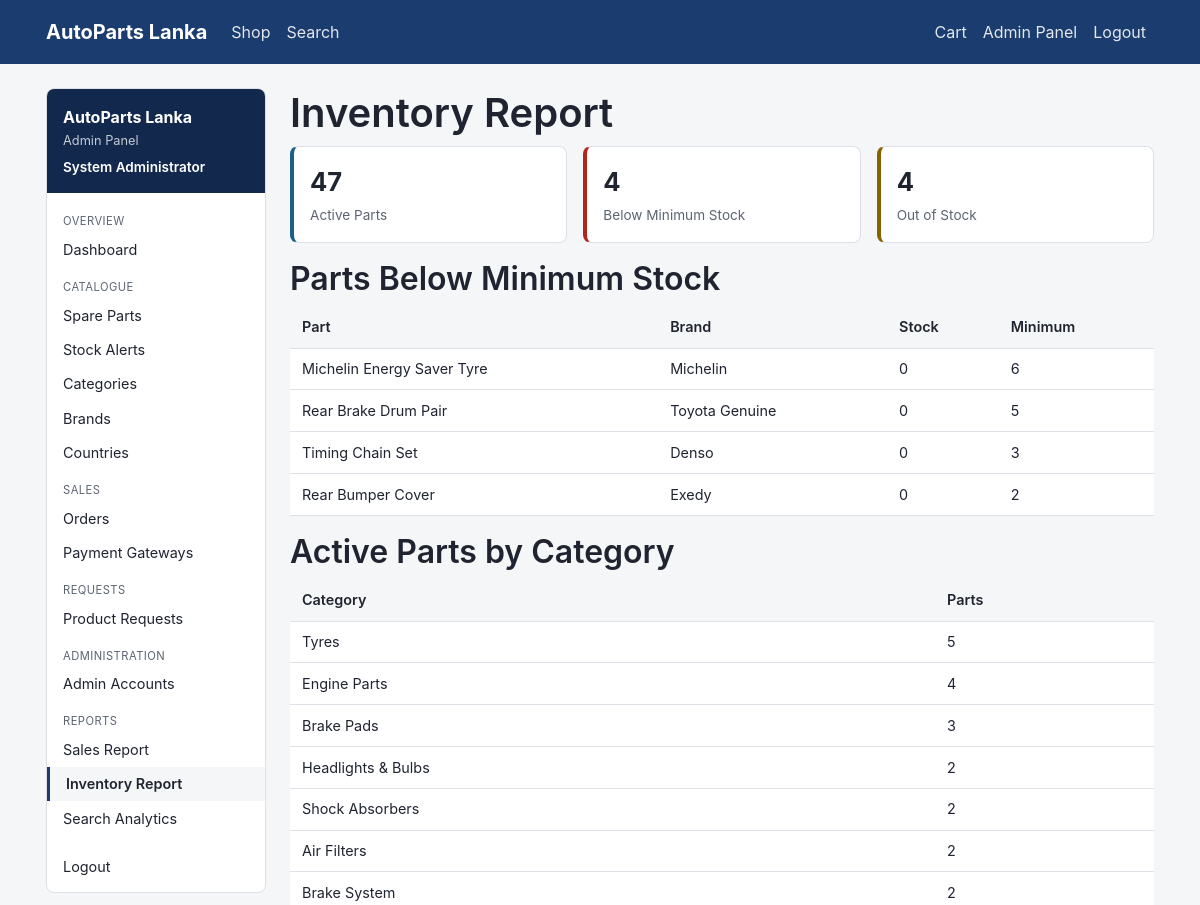
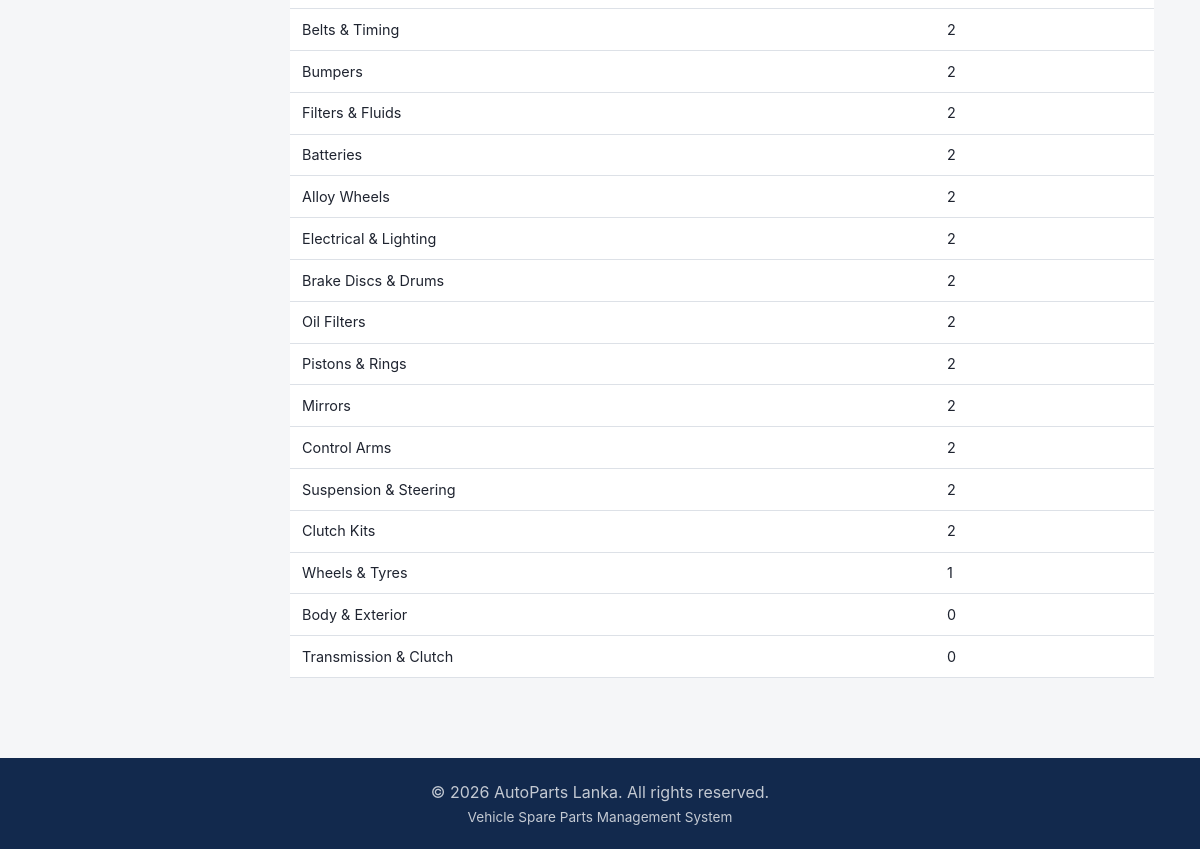
The app's page /admin/reports/inventory_report.php (signed in) with its own data (2 pictures, top to bottom).
### tables this page shows
CREATE TABLE spare_part (
    partID         INT AUTO_INCREMENT PRIMARY KEY,
    categoryID     INT NOT NULL,
    brandID        INT NOT NULL,
    countryID      INT NOT NULL,
    adminID        INT NOT NULL,
    partName       VARCHAR(150) NOT NULL,
    partNumber     VARCHAR(50)  NOT NULL,
    description    TEXT NULL,
    price          DECIMAL(12,2) NOT NULL,
    size           VARCHAR(50)  NULL,
    stockQty       INT NOT NULL DEFAULT 0,
    minStockLevel  INT NOT NULL DEFAULT 0,
    imageURL       VARCHAR(255) NULL,
    isActive       TINYINT(1) NOT NULL DEFAULT 1,
    createdAt      DATETIME NOT NULL DEFAULT CURRENT_TIMESTAMP,
    CONSTRAINT fk_part_category FOREIGN KEY (categoryID) REFERENCES category(categoryID),
    CONSTRAINT fk_part_brand    FOREIGN KEY (brandID)    REFERENCES brand(brandID),
    CONSTRAINT fk_part_country  FOREIGN KEY (countryID)  REFERENCES country(countryID),
    CONSTRAINT fk_part_admin    FOREIGN KEY (adminID)    REFERENCES admin(adminID),
    INDEX idx_part_active (isActive),
    INDEX idx_part_name (partName),
    INDEX idx_part_number (partNumber)
);

CREATE TABLE brand (
    brandID       INT AUTO_INCREMENT PRIMARY KEY,
    brandName     VARCHAR(100) NOT NULL UNIQUE,
    isAuthorized  TINYINT(1) NOT NULL DEFAULT 0
);

### includes/functions.php (called while the page is built, shortened)
<?php
function e(?string $value): string
{
    return htmlspecialchars($value ?? '', ENT_QUOTES, 'UTF-8');
}

### includes/auth_guard.php (called while the page is built, shortened)
<?php
function currentAdminId(): ?int
{
    return isset($_SESSION['admin_id']) ? (int) $_SESSION['admin_id'] : null;
}
function currentAdmin(): ?array
{
    static $cache = [];
    $adminId = currentAdminId();
    if (!array_key_exists($adminId, $cache)) {
        $stmt = getDB()->prepare('SELECT * FROM admin WHERE adminID = ?');
        $stmt->execute([$adminId]);
        $cache[$adminId] = $stmt->fetch() ?: null;
    }
    return $cache[$adminId];
}

### config/database.php (called while the page is built, shortened)
<?php
function getDB(): PDO
{
    static $pdo = null;
    if ($pdo === null) {
        $dsn = 'mysql:host=' . DB_HOST . ';dbname=' . DB_NAME . ';charset=utf8mb4';
        $pdo = new PDO($dsn, DB_USER, DB_PASS, [
            PDO::ATTR_ERRMODE => PDO::ERRMODE_EXCEPTION,
            PDO::ATTR_DEFAULT_FETCH_MODE => PDO::FETCH_ASSOC,
            PDO::ATTR_EMULATE_PREPARES => false,
        ]);
    }
    return $pdo;
}

### admin/reports/lib/report_helper.php (called while the page is built, shortened)
<?php
function reportInventorySummary(PDO $db): array
{
    return $db->query(
        "SELECT
            COUNT(*) AS totalActiveParts,
            SUM(CASE WHEN stockQty <= minStockLevel THEN 1 ELSE 0 END) AS belowMinimum,
            SUM(CASE WHEN stockQty = 0 THEN 1 ELSE 0 END) AS outOfStock
         FROM spare_part
         WHERE isActive = 1"
    )->fetch();
}
function reportLowStockParts(PDO $db): array
{
    return $db->query(
        "SELECT sp.partID, sp.partName, sp.stockQty, sp.minStockLevel, b.brandName
         FROM spare_part sp
         JOIN brand b ON b.brandID = sp.brandID
         WHERE sp.isActive = 1 AND sp.stockQty <= sp.minStockLevel
         ORDER BY (sp.minStockLevel - sp.stockQty) DESC"
    )->fetchAll();
}
function reportPartCountByCategory(PDO $db): array
{
    return $db->query(
        "SELECT c.categoryName, COUNT(sp.partID) AS partCount
         FROM category c
         LEFT JOIN spare_part sp ON sp.categoryID = c.categoryID AND sp.isActive = 1
         GROUP BY c.categoryID, c.categoryName
         ORDER BY partCount DESC"
    )->fetchAll();
}

### admin/reports/inventory_report.php (the view, shortened to what this page needs)
<?php
require_once __DIR__ . '/lib/report_helper.php';
$db = getDB();
$summary = reportInventorySummary($db);
$lowStock = reportLowStockParts($db);
$byCategory = reportPartCountByCategory($db);
require __DIR__ . '/../../includes/header.php';
?>
<div class="container">
    <div class="adm-layout">
        <?php require __DIR__ . '/../../includes/admin_sidebar.php'; ?>
        <div class="adm-content">
            <h1>Inventory Report</h1>
            <div class="adm-dashboard-grid mb-3">
                <div class="adm-dashboard-card adm-dashboard-card--info">
                    <span class="adm-dashboard-card-value"><?php echo (int) $summary['totalActiveParts']; ?></span>
                    <span class="adm-dashboard-card-label">Active Parts</span>
                </div>
                <div class="adm-dashboard-card adm-dashboard-card--danger">
                    <span class="adm-dashboard-card-value"><?php echo (int) $summary['belowMinimum']; ?></span>
                    <span class="adm-dashboard-card-label">Below Minimum Stock</span>
                </div>
                <div class="adm-dashboard-card adm-dashboard-card--warning">
                    <span class="adm-dashboard-card-value"><?php echo (int) $summary['outOfStock']; ?></span>
                    <span class="adm-dashboard-card-label">Out of Stock</span>
                </div>
            </div>
            <h2>Parts Below Minimum Stock</h2>
            <table class="table-plain mb-3">
                <thead><tr><th>Part</th><th>Brand</th><th>Stock</th><th>Minimum</th></tr></thead>
                <tbody>
                <?php foreach ($lowStock as $row): ?>
                    <tr>
                        <td><?php echo e($row['partName']); ?></td>
                        <td><?php echo e($row['brandName']); ?></td>
                        <td><?php echo (int) $row['stockQty']; ?></td>
                        <td><?php echo (int) $row['minStockLevel']; ?></td>
                    </tr>
                <?php endforeach; ?>
                </tbody>
            </table>
            <h2>Active Parts by Category</h2>
            <table class="table-plain">
                <thead><tr><th>Category</th><th>Parts</th></tr></thead>
                <tbody>
                <?php foreach ($byCategory as $row): ?>
                    <tr>
                        <td><?php echo e($row['categoryName']); ?></td>
                        <td><?php echo (int) $row['partCount']; ?></td>
                    </tr>
                <?php endforeach; ?>
                </tbody>
            </table>
        </div>
    </div>
</div>
<?php require __DIR__ . '/../../includes/footer.php'; ?>

### includes/admin_sidebar.php (shortened to what this page needs)
<?php
$sidebarAdmin = currentAdmin();
$currentScript = basename($_SERVER['SCRIPT_NAME'] ?? '');
function admNavActive(string $path, string $currentScript): string
{
    return basename($path) === $currentScript ? ' active' : '';
}
?>
<aside class="adm-sidebar">
    <div class="adm-sidebar-header">
        <p class="adm-sidebar-brand"><?php echo e(SITE_NAME); ?></p>
        <p class="adm-sidebar-role">Admin Panel</p>
        <?php if ($sidebarAdmin): ?>
        <p class="adm-sidebar-user"><?php echo e($sidebarAdmin['fullName']); ?></p>
        <?php endif; ?>
    </div>
    <nav class="adm-sidebar-nav">
        <p class="adm-nav-heading">Overview</p>
        <a class="adm-nav-link<?php echo admNavActive('dashboard.php', $currentScript); ?>" href="<?php echo BASE_URL; ?>/admin/dashboard.php">Dashboard</a>
        <p class="adm-nav-heading">Catalogue</p>
        <a class="adm-nav-link<?php echo admNavActive('list_parts.php', $currentScript); ?>" href="<?php echo BASE_URL; ?>/admin/parts/list_parts.php">Spare Parts</a>
        <a class="adm-nav-link<?php echo admNavActive('stock_alerts.php', $currentScript); ?>" href="<?php echo BASE_URL; ?>/admin/parts/stock_alerts.php">Stock Alerts</a>
        <a class="adm-nav-link<?php echo admNavActive('manage_categories.php', $currentScript); ?>" href="<?php echo BASE_URL; ?>/admin/taxonomy/manage_categories.php">Categories</a>
        <a class="adm-nav-link<?php echo admNavActive('manage_brands.php', $currentScript); ?>" href="<?php echo BASE_URL; ?>/admin/taxonomy/manage_brands.php">Brands</a>
        <a class="adm-nav-link<?php echo admNavActive('manage_countries.php', $currentScript); ?>" href="<?php echo BASE_URL; ?>/admin/taxonomy/manage_countries.php">Countries</a>
        <p class="adm-nav-heading">Sales</p>
        <a class="adm-nav-link<?php echo admNavActive('manage_orders.php', $currentScript); ?>" href="<?php echo BASE_URL; ?>/admin/orders/manage_orders.php">Orders</a>
        <a class="adm-nav-link<?php echo admNavActive('manage_gateways.php', $currentScript); ?>" href="<?php echo BASE_URL; ?>/admin/gateways/manage_gateways.php">Payment Gateways</a>
        <p class="adm-nav-heading">Requests</p>
        <a class="adm-nav-link<?php echo admNavActive('manage_requests.php', $currentScript); ?>" href="<?php echo BASE_URL; ?>/admin/requests/manage_requests.php">Product Requests</a>
        <p class="adm-nav-heading">Administration</p>
        <a class="adm-nav-link<?php echo admNavActive('list_admins.php', $currentScript); ?>" href="<?php echo BASE_URL; ?>/admin/admins/list_admins.php">Admin Accounts</a>
        <p class="adm-nav-heading">Reports</p>
        <a class="adm-nav-link<?php echo admNavActive('sales_report.php', $currentScript); ?>" href="<?php echo BASE_URL; ?>/admin/reports/sales_report.php">Sales Report</a>
        <a class="adm-nav-link<?php echo admNavActive('inventory_report.php', $currentScript); ?>" href="<?php echo BASE_URL; ?>/admin/reports/inventory_report.php">Inventory Report</a>
        <a class="adm-nav-link<?php echo admNavActive('search_analytics.php', $currentScript); ?>" href="<?php echo BASE_URL; ?>/admin/reports/search_analytics.php">Search Analytics</a>
        <a class="adm-nav-link" href="<?php echo BASE_URL; ?>/auth/logout.php">Logout</a>
    </nav>
</aside>

### assets/css/base.css (style rules this page uses)
:root { --color-primary: #1a3c6e; --color-primary-dark: #12294d; --color-accent: #d9782d; --color-success: #1f7a4d; --color-danger: #b3261e; --color-warning: #8a6100; --color-info: #1d5f8a; --color-text: #1f2430; --color-text-muted: #5c6472; --color-border: #dde1e7; --color-bg: #f5f6f8; --color-surface: #ffffff; --radius: 8px; --font-base: -apple-system, BlinkMacSystemFont, "Segoe UI", Roboto, Helvetica, Arial, sans-serif; }
* { box-sizing: border-box; }
html, body { margin: 0; padding: 0; }
body { font-family: var(--font-base); color: var(--color-text); background: var(--color-bg); line-height: 1.5; display: flex; flex-direction: column; min-height: 100vh; }
.container { max-width: 1140px; margin: 0 auto; padding: 0 1rem; }
a { color: var(--color-primary); text-decoration: none; }
h1, h2, h3, h4, h5, h6 { font-weight: 600; line-height: 1.25; margin-top: 0; }
.mb-3 { margin-bottom: 1.5rem; }
.table-plain { width: 100%; border-collapse: collapse; background: var(--color-surface); }
.table-plain th, .table-plain td { padding: 0.6rem 0.75rem; border-bottom: 1px solid var(--color-border); text-align: left; font-size: 0.9rem; }
.table-plain th { background: var(--color-bg); font-weight: 600; }
.adm-layout { display: flex; align-items: flex-start; gap: 1.5rem; }
.adm-sidebar { flex: 0 0 220px; background: var(--color-surface); border: 1px solid var(--color-border); border-radius: var(--radius); overflow: hidden; position: sticky; top: 1rem; }
.adm-sidebar-header { background: var(--color-primary-dark); color: #fff; padding: 1rem; }
.adm-sidebar-brand { margin: 0; font-weight: 700; }
.adm-sidebar-role { margin: 0.15rem 0 0; font-size: 0.8rem; color: rgba(255, 255, 255, 0.75); }
.adm-sidebar-user { margin: 0.4rem 0 0; font-size: 0.85rem; font-weight: 600; }
.adm-sidebar-nav { display: flex; flex-direction: column; padding: 0.5rem 0; }
.adm-nav-heading { margin: 0.75rem 1rem 0.15rem; font-size: 0.7rem; text-transform: uppercase; letter-spacing: 0.04em; color: var(--color-text-muted); }
.adm-nav-link { padding: 0.4rem 1rem; color: var(--color-text); font-size: 0.9rem; }
.adm-nav-link.active { background: var(--color-bg); font-weight: 600; border-left: 3px solid var(--color-primary); }
.adm-content { flex: 1; min-width: 0; }

### assets/css/admin.css (style rules this page uses)
.adm-dashboard-grid { display: grid; grid-template-columns: repeat(auto-fit, minmax(180px, 1fr)); gap: 1rem; }
.adm-dashboard-card { display: flex; flex-direction: column; gap: 0.25rem; background: var(--color-surface); border: 1px solid var(--color-border); border-left: 4px solid var(--color-primary); border-radius: var(--radius); padding: 1rem; color: var(--color-text); }
.adm-dashboard-card-value { font-size: 1.6rem; font-weight: 700; }
.adm-dashboard-card-label { color: var(--color-text-muted); font-size: 0.85rem; }
.adm-dashboard-card--danger { border-left-color: var(--color-danger); }
.adm-dashboard-card--warning { border-left-color: var(--color-warning); }
.adm-dashboard-card--info { border-left-color: var(--color-info); }

### records on screen
spare_part: partName "Michelin Energy Saver Tyre", brandID.brandName "Michelin", stockQty "0", minStockLevel "6"
spare_part: partName "Rear Brake Drum Pair", brandID.brandName "Toyota Genuine", stockQty "0", minStockLevel "5"
spare_part: partName "Timing Chain Set", brandID.brandName "Denso", stockQty "0", minStockLevel "3"
spare_part: partName "Rear Bumper Cover", brandID.brandName "Exedy", stockQty "0", minStockLevel "2"

### other values on screen
SITE_NAME "AutoParts Lanka"
$sidebarAdmin['fullName'] "System Administrator"
$summary['totalActiveParts'] "47"
$summary['belowMinimum'] "4"
$summary['outOfStock'] "4"
$row['categoryName'] "Tyres"
$row['partCount'] "5"
$row['categoryName'] "Engine Parts"
$row['partCount'] "4"
$row['categoryName'] "Brake Pads"
$row['partCount'] "3"
$row['categoryName'] "Headlights & Bulbs"
$row['partCount'] "2"
$row['categoryName'] "Shock Absorbers"
$row['categoryName'] "Air Filters"
